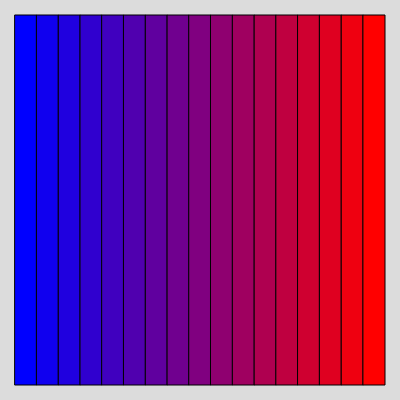
Frame 1 (no input)
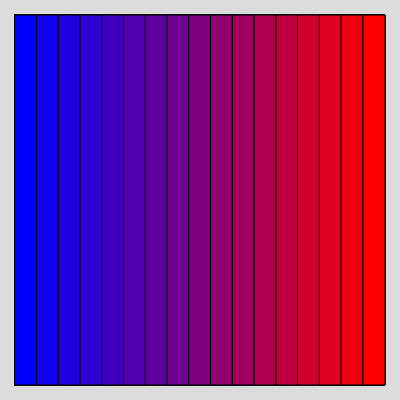
Frame 60 (no input)
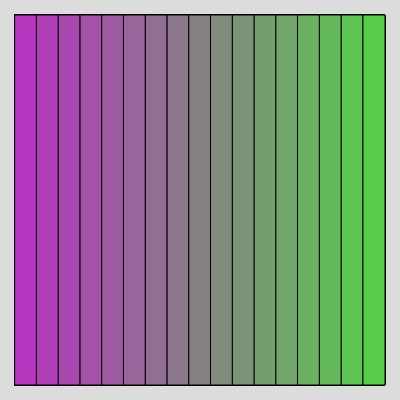
Frame 120 (the mouse pressed at the canvas centre since frame 60)

The p5.js sketch that drew these frames (run headless with seeded random() and noise() and a simulated clock; from frame 60 on, the mouse is pressed at the canvas centre):

// p5.js sketch
// ── sketch.js
let col1, col2;

function setup() {
  createCanvas(400, 400);
  background(220);
    col1 = color(0, 0, 255);
    col2 = color(255, 0, 0);
}

//17 rectangles, 2 colors (randomized on click), lerp

function draw() {
  let m=15;
  let n=17;
  let step=(width-m*2)/17;
  let colStep=255/n;
  
  for(i=0; i<n; i++){
    let x=step*i+m;
    let y=m;
    colStep=i/(n-1);
    let col=lerpColor(col1, col2, colStep);
    fill(col);
    rect(x, y, step, height-(2*m));
  }
}

function mousePressed(){
  col1=color(random(0,255), random(0,255), random(0,255));
  col2=color(random(0,255), random(0,255), random(0,255));
}
